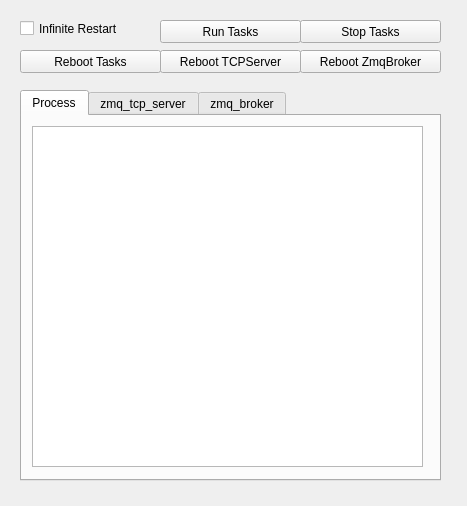
<?xml version="1.0" encoding="UTF-8"?>
<ui version="4.0">
 <class>Form</class>
 <widget class="QWidget" name="Form">
  <property name="geometry">
   <rect>
    <x>0</x>
    <y>0</y>
    <width>467</width>
    <height>506</height>
   </rect>
  </property>
  <property name="windowTitle">
   <string>AutoProcManager</string>
  </property>
  <widget class="QPushButton" name="pBtnStopTasks">
   <property name="geometry">
    <rect>
     <x>300</x>
     <y>20</y>
     <width>141</width>
     <height>23</height>
    </rect>
   </property>
   <property name="text">
    <string>Stop Tasks</string>
   </property>
  </widget>
  <widget class="QPushButton" name="pBtnRunTasks">
   <property name="geometry">
    <rect>
     <x>160</x>
     <y>20</y>
     <width>141</width>
     <height>23</height>
    </rect>
   </property>
   <property name="text">
    <string>Run Tasks</string>
   </property>
  </widget>
  <widget class="QPushButton" name="pBtnRebootTasks">
   <property name="geometry">
    <rect>
     <x>20</x>
     <y>50</y>
     <width>141</width>
     <height>23</height>
    </rect>
   </property>
   <property name="text">
    <string>Reboot Tasks</string>
   </property>
  </widget>
  <widget class="QCheckBox" name="chkInfiniteStart">
   <property name="geometry">
    <rect>
     <x>20</x>
     <y>20</y>
     <width>121</width>
     <height>17</height>
    </rect>
   </property>
   <property name="text">
    <string>Infinite Restart</string>
   </property>
  </widget>
  <widget class="QPushButton" name="pBtnRebootZmqBroker">
   <property name="geometry">
    <rect>
     <x>300</x>
     <y>50</y>
     <width>141</width>
     <height>23</height>
    </rect>
   </property>
   <property name="text">
    <string>Reboot ZmqBroker</string>
   </property>
  </widget>
  <widget class="QPushButton" name="pBtnRebootTCPServer">
   <property name="geometry">
    <rect>
     <x>160</x>
     <y>50</y>
     <width>141</width>
     <height>23</height>
    </rect>
   </property>
   <property name="text">
    <string>Reboot TCPServer</string>
   </property>
  </widget>
  <widget class="QTabWidget" name="tabWidget">
   <property name="geometry">
    <rect>
     <x>20</x>
     <y>90</y>
     <width>421</width>
     <height>391</height>
    </rect>
   </property>
   <property name="currentIndex">
    <number>0</number>
   </property>
   <widget class="QWidget" name="tab">
    <attribute name="title">
     <string>Process</string>
    </attribute>
    <widget class="QPlainTextEdit" name="edProcessStatus">
     <property name="geometry">
      <rect>
       <x>10</x>
       <y>10</y>
       <width>391</width>
       <height>341</height>
      </rect>
     </property>
    </widget>
   </widget>
   <widget class="QWidget" name="tab_2">
    <attribute name="title">
     <string>zmq_tcp_server</string>
    </attribute>
    <widget class="QPlainTextEdit" name="edZmqTCPServerStatus">
     <property name="geometry">
      <rect>
       <x>10</x>
       <y>10</y>
       <width>391</width>
       <height>341</height>
      </rect>
     </property>
    </widget>
   </widget>
   <widget class="QWidget" name="tab_3">
    <attribute name="title">
     <string>zmq_broker</string>
    </attribute>
    <widget class="QPlainTextEdit" name="edZmqBrokerStatus">
     <property name="geometry">
      <rect>
       <x>10</x>
       <y>10</y>
       <width>391</width>
       <height>341</height>
      </rect>
     </property>
    </widget>
   </widget>
  </widget>
 </widget>
 <resources/>
 <connections/>
</ui>
